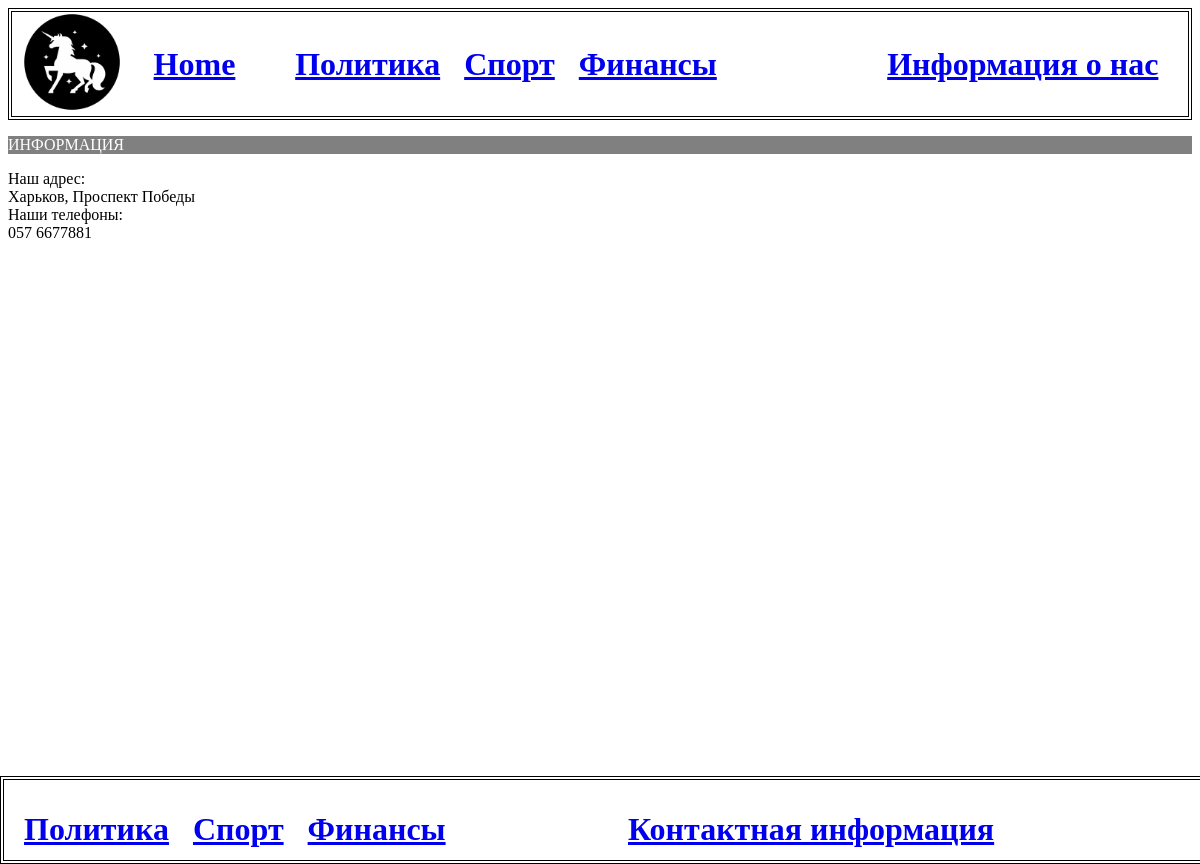
Screenshot of /index.php?route=information&information_id=1 with the database file from the repository.
### tables this page shows
CREATE TABLE IF NOT EXISTS `categories` (
  `category_id` int(11) NOT NULL,
  `category_name` varchar(255) NOT NULL,
  `category_image` varchar(255) NOT NULL,
  `title` varchar(255) NOT NULL,
  `meta_description` text NOT NULL,
  `category_description` text NOT NULL
);

CREATE TABLE IF NOT EXISTS `information` (
  `information_id` int(11) NOT NULL,
  `information_name` varchar(255) NOT NULL,
  `title` varchar(255) NOT NULL,
  `meta_description` text NOT NULL,
  `categoty_description` text NOT NULL
);

### system/request.php (called while the page is built, shortened)
<?php
function getView($name, $data = ''){
	return require_once $_SERVER['DOCUMENT_ROOT'] . "/pr/views/" . $name . ".php";
}
function getHeader($data1 = ''){
	return require_once $_SERVER['DOCUMENT_ROOT'] . "/pr/views/header.php";
}
function mylink($name, $id){
	return '/pr/index.php?route=' . $name . '&' . $name . '_id=' . $id;
}
?>

### controllers/header.php (called while the page is built)
<?php
$sql = "SELECT * FROM categories";
	$query = mysqli_query($connect, $sql);
	while($res1[] = mysqli_fetch_assoc($query)){
		$mass1 = $res1;
	}
	foreach ($mass1 as $n) {
		$data1['cat'][] = array(
			'id' => $n['category_id'],
			'name' => $n['category_name']
		);
	}
	getHeader($data1);
?>

### views/information.php (the view)
<p><?php echo mb_strtoupper($data['title'], 'UTF8'); ?></p>
<div>
	<?php foreach($data['news'] as $news){ ?>
	<div><?php echo  $news['name'] . '<br>' . $news['sh_des']; ?></a></div>
	<?php } ?>
</div>

### views/header.php
<header>
	<div class="div1" style="width: 10%;">
		<img src="<?php echo $$_SERVER['DOCUMENT_ROOT'] . 'image/digitaslbi-logo.png';?> " width="100" height="100">
	</div>
	<div class="div1" style="width: 10%;">
		<a href="<?php echo $$_SERVER['DOCUMENT_ROOT'] . '/pr';?>"> <H1 style="vertical-align: middle;">Home</H1></a>
	</div>
	<div class="div1" style="vertical-align: middle; width: 50%;">
		<?php foreach ($data1['cat'] as $cat){ ?>
		<a href="<?php echo mylink('category', $cat['id']); ?>" style="display: inline-block; padding: 10px;"><H1><?php echo $cat['name']; ?></H1></a>
		<?php } ?>
	</div>
	<div class="div1" style="vertical-align: middle;">
		<a href="/pr/index.php?route=information&information_id=3"> <H1 style="vertical-align: middle;">Информация о нас</H1></a>
	</div>
</header>

### views/footer.php
<footer>
	<div class="div1" style="vertical-align: middle; width: 50%;">
		<?php foreach ($data1['cat'] as $cat){ ?>
		<a href="<?php echo mylink('category', $cat['id']); ?>" style="display: inline-block; padding: 10px;"><H1><?php echo $cat['name']; ?></H1></a>
		<?php } ?>
	</div>
	<div class="div1" style="vertical-align: middle;">
		<a href="/pr/index.php?route=information&information_id=1"> <H1 style="vertical-align: middle;">Контактная информация</H1></a>
	</div>
</footer>

### views/style/style.css (style rules this page uses)
header { border: 4px double black; }
p { color: white; background-color: gray; }
.div1 { vertical-align: middle; display: inline-block; padding-left: 10px; }
body { background-image: url("<?php echo $$_SERVER['DOCUMENT_ROOT'] . 'image/2.jpg';?>"); }
footer { position: absolute; left: 0; bottom: 0; width: 100%; height: 80px; border: 4px double black; }

### rows the page displays
categories: category_name "Политика"
categories: category_name "Спорт"
categories: category_name "Финансы"
information: title "Наш адрес:", categoty_description "Харьков, Проспект Победы"
information: title "Наши телефоны:", categoty_description "057 6677881"

### other values shown
mb_strtoupper($data['title'], 'UTF8') "ИНФОРМАЦИЯ"
